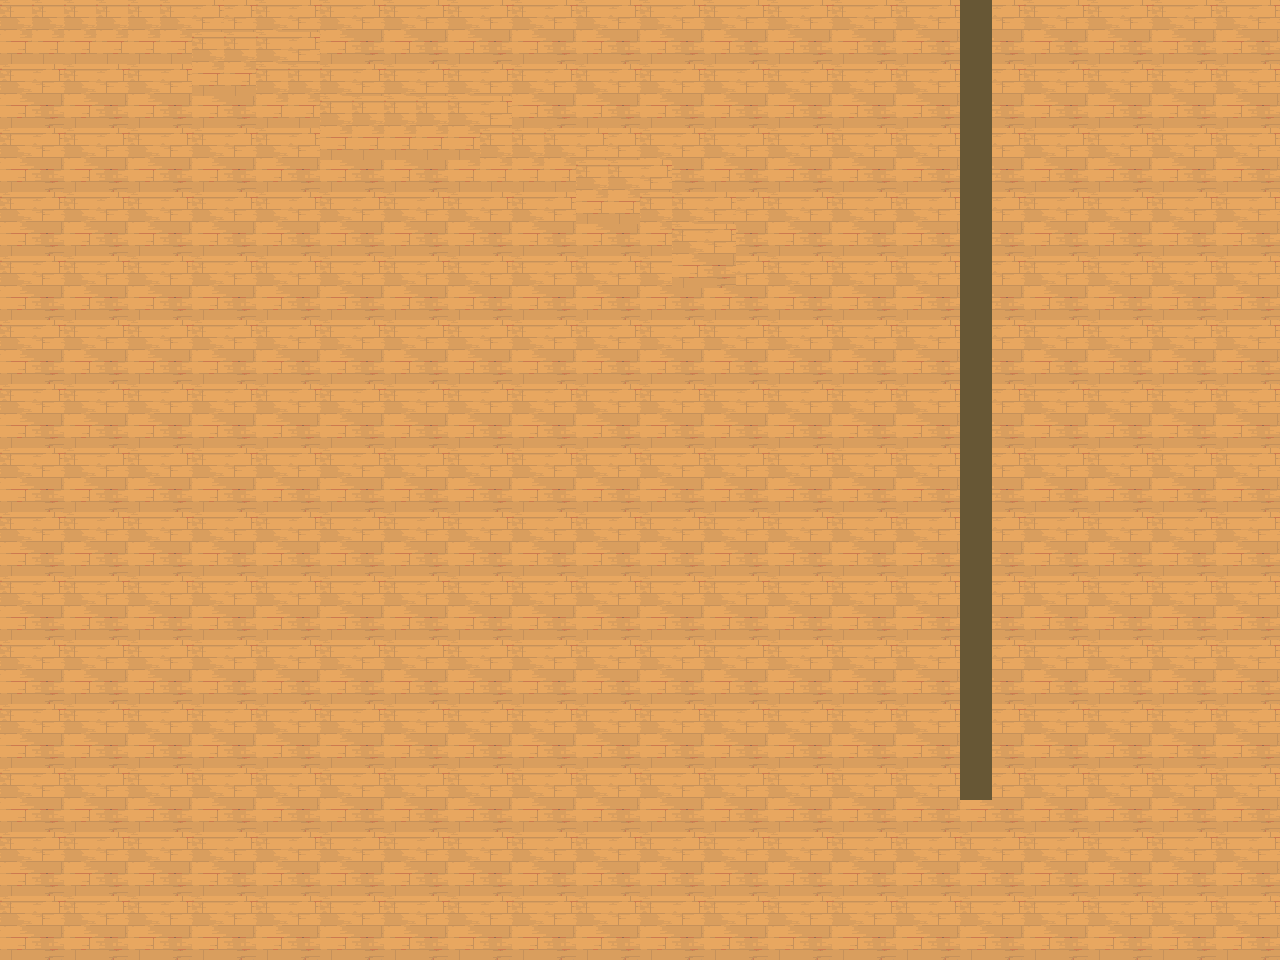

A level layout from a 2D game, rendered from its tile map. Below: a short description, then the map file with tile-grid data replaced by summaries:
An orthogonal 40x30 tile map with 32x32 px tiles, 3 tile layers (Floor, Tile Layer 3, wall), 2 tilesets and 56 objects.

<map version="1.10" tiledversion="1.10.2" orientation="orthogonal" renderorder="right-down" width="40" height="30" tilewidth="32" tileheight="32" infinite="0" nextlayerid="10" nextobjectid="170">
 <editorsettings>
  <export format="tmx" />
 </editorsettings>
 <tileset firstgid="1" source="TiledStuff/Atlas-Props-sheet2.tsx" />
 <tileset firstgid="3521" source="TiledStuff/hole-main.tsx" />
 <layer id="1" name="Floor" width="40" height="30">
  <data>[1200 cells, 0 non-empty, 0 distinct tile ids]</data>
 </layer>
 <layer id="9" name="Tile Layer 3" width="40" height="30">
  <data>[1200 cells, 1200 non-empty, 4 distinct tile ids]</data>
 </layer>
 <objectgroup id="2" name="tables">
  <object id="111" gid="3393" x="729.667" y="603.757" width="123.667" height="207.616" />
  <object id="112" gid="3393" x="730.569" y="399.451" width="122.463" height="201.598" />
  <object id="113" gid="3393" x="730.569" y="206.278" width="122.463" height="201.598" />
  <object id="119" gid="3349" x="139.689" y="72.3559" width="54.3559" height="54.3559" />
  <object id="123" gid="3349" x="410.336" y="74.6207" width="54.3559" height="54.3559" />
  <object id="127" gid="3349" x="162.338" y="227.497" width="54.3559" height="54.3559" />
  <object id="131" gid="3349" x="420.528" y="242.784" width="54.3559" height="54.3559" />
  <object id="143" gid="3349" x="170.831" y="687.823" width="54.3559" height="54.3559" />
  <object id="150" gid="3349" x="462.994" y="692.919" width="54.3559" height="54.3559" />
  <object id="158" gid="3349" x="466.391" y="896.754" width="54.3559" height="54.3559" />
  <object id="166" gid="3349" x="175.927" y="912.041" width="54.3559" height="54.3559" />
  <object id="135" gid="3349" x="420.528" y="242.784" width="54.3559" height="54.3559" />
  <object id="142" gid="3349" x="170.831" y="687.823" width="54.3559" height="54.3559" />
  <object id="151" gid="3349" x="462.994" y="692.919" width="54.3559" height="54.3559" />
  <object id="159" gid="3349" x="466.391" y="896.754" width="54.3559" height="54.3559" />
  <object id="167" gid="3349" x="175.927" y="912.041" width="54.3559" height="54.3559" />
 </objectgroup>
 <layer id="5" name="wall" width="40" height="30">
  <data>[1200 cells, 25 non-empty, 1 distinct tile ids]</data>
 </layer>
 <objectgroup id="7" name="tableLegs">
  <object id="114" gid="3437" x="734.18" y="703.653" width="119.153" height="101.1" />
  <object id="116" gid="3437" x="139.689" y="123.315" width="54.3559" height="54.3559" />
  <object id="120" gid="3437" x="410.336" y="125.579" width="54.3559" height="54.3559" />
  <object id="124" gid="3437" x="162.338" y="278.455" width="54.3559" height="54.3559" />
  <object id="128" gid="3437" x="420.528" y="293.743" width="54.3559" height="54.3559" />
  <object id="137" gid="3437" x="170.831" y="738.782" width="54.3559" height="54.3559" />
  <object id="144" gid="3437" x="462.994" y="743.878" width="54.3559" height="54.3559" />
  <object id="152" gid="3437" x="466.391" y="947.712" width="54.3559" height="54.3559" />
  <object id="160" gid="3437" x="175.927" y="963" width="54.3559" height="54.3559" />
  <object id="132" gid="3437" x="420.528" y="293.743" width="54.3559" height="54.3559" />
  <object id="136" gid="3437" x="170.831" y="738.782" width="54.3559" height="54.3559" />
  <object id="145" gid="3437" x="462.994" y="743.878" width="54.3559" height="54.3559" />
  <object id="153" gid="3437" x="466.391" y="947.712" width="54.3559" height="54.3559" />
  <object id="161" gid="3437" x="175.927" y="963" width="54.3559" height="54.3559" />
  <object id="117" gid="3305" x="198.575" y="87.0773" width="54.3559" height="54.3559" />
  <object id="121" gid="3305" x="469.222" y="89.3421" width="54.3559" height="54.3559" />
  <object id="125" gid="3305" x="221.223" y="242.218" width="54.3559" height="54.3559" />
  <object id="129" gid="3305" x="479.414" y="257.506" width="54.3559" height="54.3559" />
  <object id="139" gid="3305" x="229.716" y="702.545" width="54.3559" height="54.3559" />
  <object id="146" gid="3305" x="521.879" y="707.641" width="54.3559" height="54.3559" />
  <object id="154" gid="3305" x="525.276" y="911.475" width="54.3559" height="54.3559" />
  <object id="162" gid="3305" x="234.812" y="926.763" width="54.3559" height="54.3559" />
  <object id="133" gid="3305" x="479.414" y="257.506" width="54.3559" height="54.3559" />
  <object id="138" gid="3305" x="229.716" y="702.545" width="54.3559" height="54.3559" />
  <object id="147" gid="3305" x="521.879" y="707.641" width="54.3559" height="54.3559" />
  <object id="155" gid="3305" x="525.276" y="911.475" width="54.3559" height="54.3559" />
  <object id="163" gid="3305" x="234.812" y="926.763" width="54.3559" height="54.3559" />
  <object id="118" gid="3305" x="85.3333" y="83.68" width="54.3559" height="54.3559" />
  <object id="122" gid="3305" x="355.98" y="85.9449" width="54.3559" height="54.3559" />
  <object id="126" gid="3305" x="107.982" y="238.821" width="54.3559" height="54.3559" />
  <object id="130" gid="3305" x="366.172" y="254.108" width="54.3559" height="54.3559" />
  <object id="141" gid="3305" x="116.475" y="699.147" width="54.3559" height="54.3559" />
  <object id="148" gid="3305" x="408.638" y="704.243" width="54.3559" height="54.3559" />
  <object id="156" gid="3305" x="412.035" y="908.078" width="54.3559" height="54.3559" />
  <object id="164" gid="3305" x="121.571" y="923.365" width="54.3559" height="54.3559" />
  <object id="134" gid="3305" x="366.172" y="254.108" width="54.3559" height="54.3559" />
  <object id="140" gid="3305" x="116.475" y="699.147" width="54.3559" height="54.3559" />
  <object id="149" gid="3305" x="408.638" y="704.243" width="54.3559" height="54.3559" />
  <object id="157" gid="3305" x="412.035" y="908.078" width="54.3559" height="54.3559" />
  <object id="165" gid="3305" x="121.571" y="923.365" width="54.3559" height="54.3559" />
 </objectgroup>
 <objectgroup id="3" name="chairs" />
</map>
